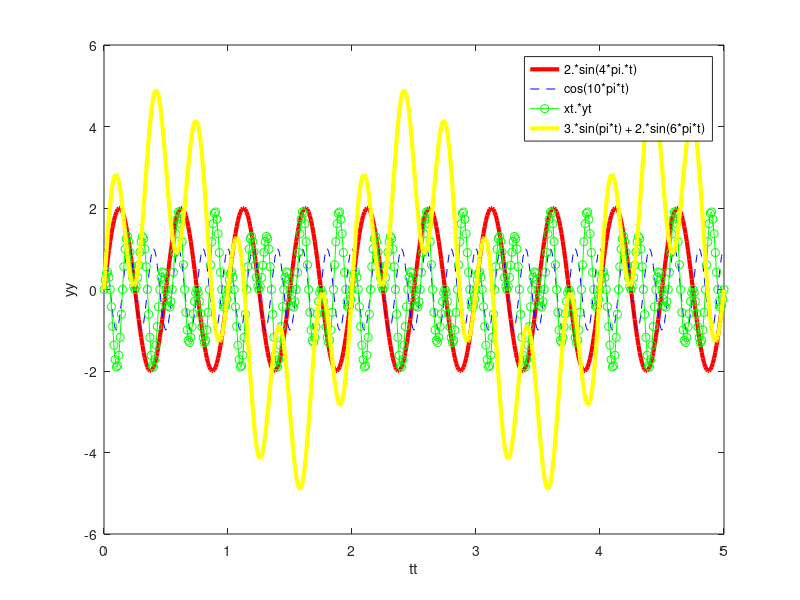

Write the MATLAB code that produced this figure.
%alinea a)
t = 0:0.01:5;
xt = 2.*sin(4*pi.*t);
plot(t, xt, '- r', "LineWidth", 3) %alterar linewidth na edicao das propriedades do grafico
xlabel('tt')
ylabel('yy')

hold on
%alinea b)
t = 0:0.01:5;
% ou t = 0:0.01:5
% 0.01 e o passo/intervalo
yt = cos(10*pi*t);
plot(t, yt, '-- b') 
xlabel('tt')
ylabel('yy')

%alinea c)
t = 0:0.01:5;
zt = xt.*yt;
plot(t, zt, 'o- g') 
xlabel('tt')
ylabel('yy')

%alinea d)
t = 0:0.01:5;
wt = 3.*sin(pi*t) + 2.*sin(6*pi*t);
plot(t, wt, '- y', "LineWidth", 3) 
xlabel('tt')
ylabel('yy')
legend('2.*sin(4*pi.*t)','cos(10*pi*t)','xt.*yt','3.*sin(pi*t) + 2.*sin(6*pi*t)')



